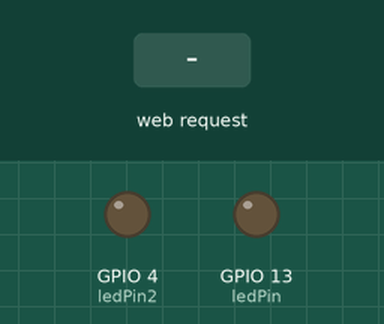
The sketch below on a simulated ESP8266 (NodeMCU). Shown: output pins drawn as LEDs (lit = HIGH). The inputs (shaded band) are chosen by the test bench. WiFi joins after 1.5 s; servers stay silent unless stated; what the sketch prints to the serial monitor is not drawn.

Above: at 2.7 s.
2.8 s: HTTP request GET /LED=ON received
At 3.9 s:
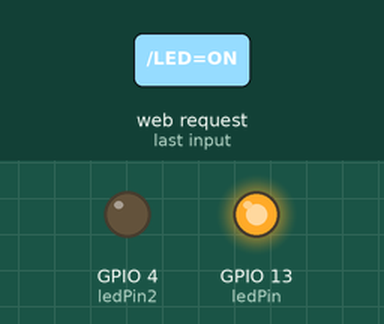
4.3 s: HTTP request GET /LED=OFF received
At 5.0 s:
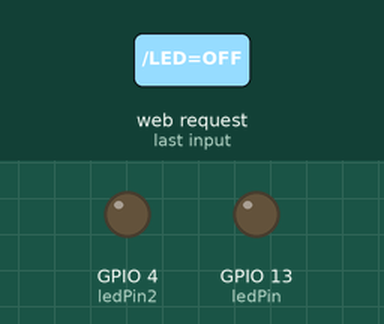
Timing chart, 0 to 7.3 s (numbered marks = the images above; inputs shaded):
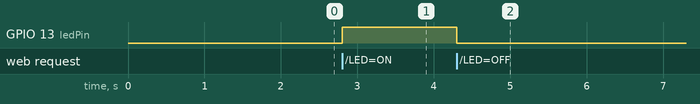

The sketch:

explore_ESP8266WiFi_library.ino
```cpp
#include <ESP8266WiFi.h>

const char* ssid = "Chevrolet_Camaro_Concept_model"; //your WiFi Name
const char* password = "wirelessV1.0";  //Your Wifi Password
int ledPin = 13;//D7 pin
int ledPin2= 4;//D2 pin
WiFiServer server(80);

void setup() {
  Serial.begin(115200);
  delay(10);
  pinMode(ledPin,OUTPUT);
  pinMode(ledPin2,OUTPUT);
  digitalWrite(ledPin,LOW);
  digitalWrite(ledPin2,LOW);
  Serial.println();
  Serial.println();
  Serial.print("Connecting to ");
  Serial.println(ssid);
  WiFi.begin(ssid, password);//嘗試連線到設定好的SSID
  while (WiFi.status() != WL_CONNECTED) {//如果還沒連線到
    delay(500);
    Serial.print(".");
  }
  //以下為成功連線後所執行的動作
  Serial.println("");
  Serial.println("WiFi connected");
  server.begin();//開啟伺服器
  Serial.println("Server started");
  Serial.print("Use this URL to connect: ");
  Serial.print("http://");
  Serial.print(WiFi.localIP());//顯示出這塊板子的IP位置
  Serial.println("/");
}


void loop() {
  // Check if a client has connected
  WiFiClient client = server.available();
  if (!client) {
    return;//如果Client還未做出回應(接資料)，就在從頭跑一次LOOP
  }
  // Wait until the client sends some data
  Serial.println("new client");
  //while(!client.available()){
  //  delay(5);//如果Client還來不及做出回應(接資料)，等待他5毫秒
  //}
  // Read the first line of the request
  String request = client.readStringUntil('\r');//讀取Client的回應直到換行符號出現
  Serial.println(request);
  client.flush();//丟棄遺失的封包
  // Match the request
  int value = LOW;
  if (request.indexOf("/LED=ON") != -1)  {
    digitalWrite(ledPin, HIGH);
    value = HIGH;
  }
  if (request.indexOf("/LED=OFF") != -1)  {
    digitalWrite(ledPin, LOW);
    value = LOW;
  }
// Set ledPin according to the request
//digitalWrite(ledPin, value);

  //以下對客戶端(Client，像是手機)丟HTML語法，
  // Return the response
  client.println("HTTP/1.1 200 OK");
  client.println("Content-Type: text/html");
  client.println(""); //  do not forget this one
  client.println("<!DOCTYPE HTML>");
  client.println("<html>");

  client.print("Led is now: ");

  if(value == HIGH) {
    client.print("On");
  } else {
    client.print("Off");
  }
  client.println("<br><br>");
  client.println("<a href=\"/LED=ON\"\"><button>On </button></a>");
  client.println("<a href=\"/LED=OFF\"\"><button>Off </button></a><br />");
  client.println("</html>");
  delay(1);
  Serial.println("Client disonnected");
  Serial.println("");
}
```

Measured:
- after the input at 2.8 s, GPIO 13 (ledPin): LOW → HIGH at once
- after the input at 4.3 s, GPIO 13 (ledPin): HIGH → LOW at once
